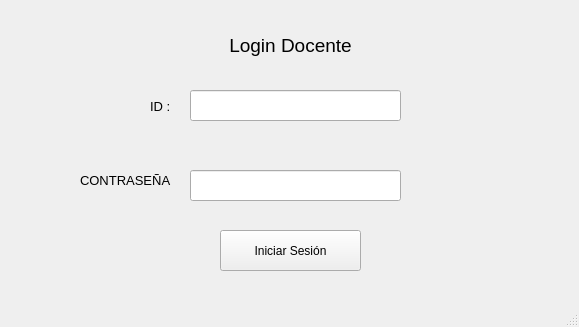
<?xml version="1.0" encoding="UTF-8"?>
<ui version="4.0">
 <class>MainWindow</class>
 <widget class="QMainWindow" name="MainWindow">
  <property name="geometry">
   <rect>
    <x>0</x>
    <y>0</y>
    <width>579</width>
    <height>327</height>
   </rect>
  </property>
  <property name="windowTitle">
   <string>MainWindow</string>
  </property>
  <widget class="QWidget" name="centralwidget">
   <widget class="QLabel" name="label">
    <property name="geometry">
     <rect>
      <x>220</x>
      <y>20</y>
      <width>141</width>
      <height>51</height>
     </rect>
    </property>
    <property name="font">
     <font>
      <pointsize>14</pointsize>
     </font>
    </property>
    <property name="text">
     <string>Login Docente</string>
    </property>
    <property name="alignment">
     <set>Qt::AlignCenter</set>
    </property>
   </widget>
   <widget class="QLabel" name="label_2">
    <property name="geometry">
     <rect>
      <x>150</x>
      <y>100</y>
      <width>47</width>
      <height>13</height>
     </rect>
    </property>
    <property name="font">
     <font>
      <pointsize>10</pointsize>
     </font>
    </property>
    <property name="text">
     <string>ID :</string>
    </property>
   </widget>
   <widget class="QLabel" name="label_3">
    <property name="geometry">
     <rect>
      <x>80</x>
      <y>170</y>
      <width>91</width>
      <height>21</height>
     </rect>
    </property>
    <property name="font">
     <font>
      <pointsize>10</pointsize>
     </font>
    </property>
    <property name="text">
     <string>CONTRASEÑA :</string>
    </property>
   </widget>
   <widget class="QPushButton" name="pushButton">
    <property name="geometry">
     <rect>
      <x>220</x>
      <y>230</y>
      <width>141</width>
      <height>41</height>
     </rect>
    </property>
    <property name="text">
     <string>Iniciar Sesión</string>
    </property>
   </widget>
   <widget class="QLineEdit" name="lineEdit">
    <property name="geometry">
     <rect>
      <x>190</x>
      <y>170</y>
      <width>211</width>
      <height>31</height>
     </rect>
    </property>
   </widget>
   <widget class="QLineEdit" name="lineEdit_2">
    <property name="geometry">
     <rect>
      <x>190</x>
      <y>90</y>
      <width>211</width>
      <height>31</height>
     </rect>
    </property>
   </widget>
  </widget>
  <widget class="QMenuBar" name="menubar">
   <property name="geometry">
    <rect>
     <x>0</x>
     <y>0</y>
     <width>579</width>
     <height>21</height>
    </rect>
   </property>
  </widget>
  <widget class="QStatusBar" name="statusbar"/>
 </widget>
 <resources/>
 <connections/>
</ui>
